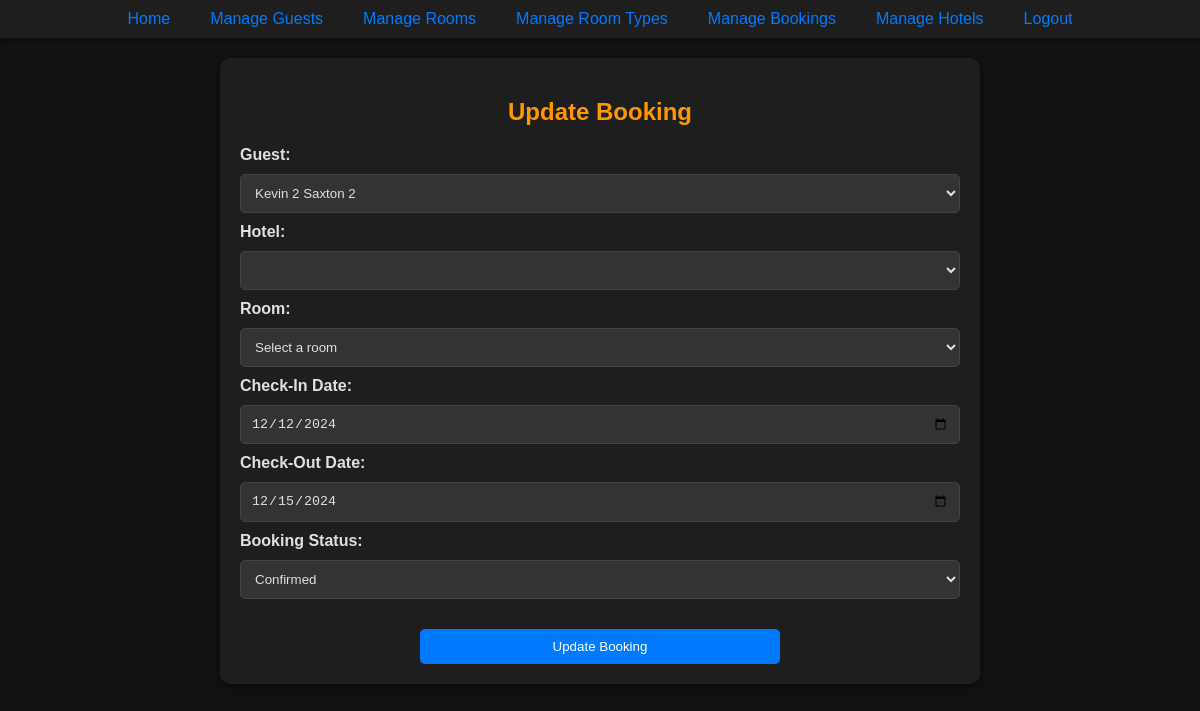
Page /php/updateBookingPage.php?id=5 (signed in) on the committed database.
### tables this page shows
CREATE TABLE Booking (
    bookingID INTEGER PRIMARY KEY AUTOINCREMENT,
    guestID INTEGER NOT NULL,
    roomID INTEGER NOT NULL,
    checkInDate TEXT NOT NULL,
    checkOutDate TEXT NOT NULL,
    bookingStatus TEXT NOT NULL CHECK (bookingStatus IN ('confirmed', 'pending', 'canceled')),
    FOREIGN KEY (guestID) REFERENCES Guest(guestID) ON DELETE CASCADE,
    FOREIGN KEY (roomID) REFERENCES "Room_old"(roomID) ON DELETE CASCADE
);

### php/updateBookingPage.php (the view, shortened to what this page needs)
<?php
include '../components/NavBar.php';
if (isset($_GET['id'])) {
    $bookingID = $_GET['id'];
    $stmt = $pdo->prepare('SELECT * FROM Booking WHERE bookingID = ?');
    $stmt->execute([$bookingID]);
    $booking = $stmt->fetch(PDO::FETCH_ASSOC);
} else {
    echo "No booking ID provided.";
    exit;
}
?>
<!DOCTYPE html>
<html lang="en">
<head>
    <link rel="stylesheet" href="../css/styles.css">
</head>
<body>
    <div class="form-container">
        <h2 class="center-text">Update Booking</h2>
        <form action="updateBookingRecord.php" method="POST">
            <label for="guestID">Guest:</label>
            <select id="guestID" name="guestID" required>
                <?php
                $stmt = $pdo->query("SELECT guestID, firstName || ' ' || lastName AS fullName FROM Guest");
                $guests = $stmt->fetchAll(PDO::FETCH_ASSOC);
                foreach ($guests as $guest) {
                    $selected = ($guest['guestID'] == $booking['guestID']) ? 'selected' : '';
                    echo '<option value="' . htmlspecialchars($guest['guestID']) . '" ' . $selected . '>' . htmlspecialchars($guest['fullName']) . '</option>';
                }
                ?>
            </select>
            <label for="hotelID">Hotel:</label>
            <select id="hotelID" name="hotelID" required>
            </select>
            <label for="roomID">Room:</label>
            <select id="roomID" name="roomID" required>
                <option value="<?= htmlspecialchars($booking['roomID']) ?>" selected>Select a room</option>
            </select>
            <label for="checkInDate">Check-In Date:</label>
            <input type="date" id="checkInDate" name="checkInDate" value="<?= htmlspecialchars($booking['checkInDate']) ?>" required>
            <label for="checkOutDate">Check-Out Date:</label>
            <input type="date" id="checkOutDate" name="checkOutDate" value="<?= htmlspecialchars($booking['checkOutDate']) ?>" required>
            <label for="bookingStatus">Booking Status:</label>
            <select id="bookingStatus" name="bookingStatus" required>
                <option value="confirmed" <?= ($booking['bookingStatus'] == 'confirmed') ? 'selected' : '' ?>>Confirmed</option>
            </select>
            <button type="submit" class="form-button">Update Booking</button>
        </form>
    </div>
</body>
</html>

### css/styles.css (style rules this page uses)
body { background-color: #121212; color: #e0e0e0; font-family: Arial, sans-serif; margin: 0; padding: 0; }
.center-text { text-align: center; }
.form-container { background-color: #1e1e1e; padding: 20px; margin: 20px auto; border-radius: 10px; width: 60%; box-shadow: 0 2px 10px rgba(0, 0, 0, 0.5); }
h2 { text-align: center; color: #ff9800; margin-bottom: 20px; }
input[type="text"], input[type="email"], input[type="number"], input[type="password"], input[type="date"], select { width: 100%; padding: 10px; margin: 10px 0; background-color: #333333; color: #e0e0e0; border: 1px solid #444444; border-radius: 5px; box-sizing: border-box; }
label { display: block; font-weight: bold; color: #e0e0e0; }
button, .form-button { background-color: #007bff; color: #ffffff; border: none; padding: 10px 20px; border-radius: 5px; cursor: pointer; transition: background-color 0.3s, transform 0.2s; display: block; margin: 20px auto 0 auto; width: 50%; }

### rows in the picture
booking: checkInDate "12/12/2024", checkOutDate "12/15/2024", bookingStatus "Confirmed"

### other values in the picture
form field guestID "Kevin 2 Saxton 2"
